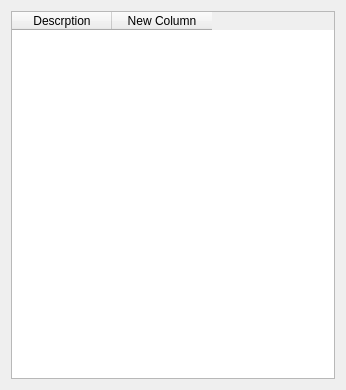
<?xml version="1.0" encoding="UTF-8"?>
<ui version="4.0">
 <class>Form</class>
 <widget class="QWidget" name="Form">
  <property name="geometry">
   <rect>
    <x>0</x>
    <y>0</y>
    <width>346</width>
    <height>390</height>
   </rect>
  </property>
  <property name="windowTitle">
   <string>Shortcut</string>
  </property>
  <layout class="QVBoxLayout" name="verticalLayout">
   <item>
    <widget class="QTableWidget" name="tableWidget">
     <column>
      <property name="text">
       <string>Descrption</string>
      </property>
     </column>
     <column>
      <property name="text">
       <string>New Column</string>
      </property>
     </column>
    </widget>
   </item>
  </layout>
 </widget>
 <resources/>
 <connections/>
</ui>
